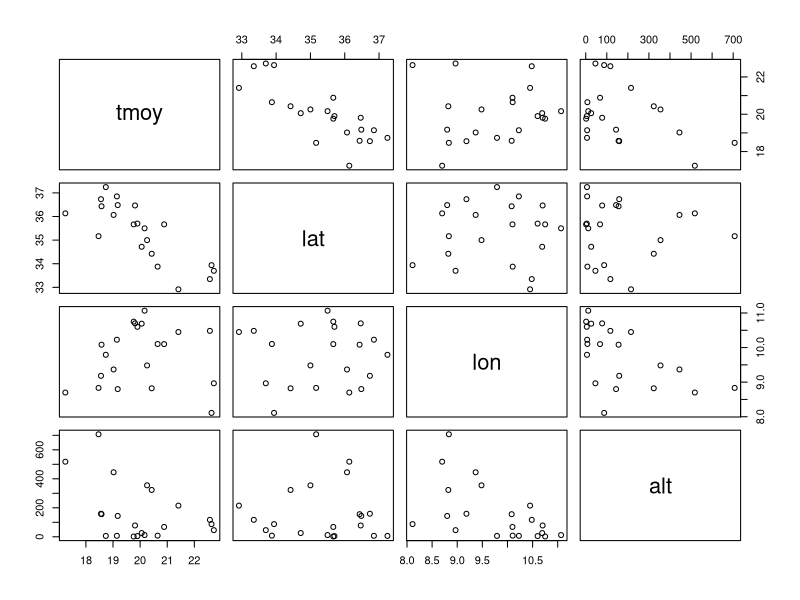
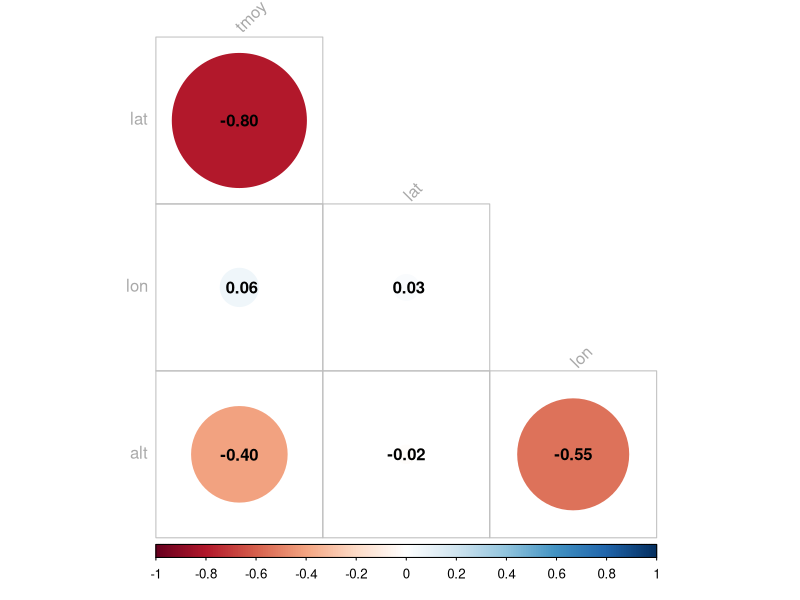

Write the R code that produced these figures, in order.
## ---- chunk 1
# liste des packages nécessaires
liste_packages <- c("knitr", "readxl", "corrplot")
# liste des éventuels packages à installer (= ceux qui ne sont pas déjà installés)
new_packages <- liste_packages[!(liste_packages %in% installed.packages()[,"Package"])]
# s'il y en a, installation 
if(length(new_packages)) install.packages(new_packages)
## ---- chunk 2
# Importantc: définit les options pr défaut
knitr::opts_chunk$set(echo = TRUE,  # n'affiche pas le code R
                      warning = FALSE,
                      message = FALSE)
library(knitr)  # Pour afficher les tableaux avec kable
library(readxl) # Pour importer le fichier Excel
library(corrplot) # Pour visualiser une matrice de corrélation facile à lire
## ---- chunk 3
#| attr-input: "style='font-size: 2em'"
#| attr-output: "style='font-size: 1em'"
#| echo: true
#| output-location: column
# Importe les données
library(readxl)
tab_depart <-read_xlsx(path = "data/TUN-CLIMAT/tun_climat.xlsx",
              sheet = "data")
kable(tab_depart, caption = "Tableau de données")
## ---- chunk 4
#| attr-input: "style='font-size: 2em'"
#| attr-output: "style='font-size: 1em'"
#| echo: true
#| output-location: column
don <- tab_depart[,c("code", "nom", "tmoy", "tmin", "tmax", "prec", "lat", "lon", "alt")]
don_reg <- don[, c("tmoy", "lat","lon","alt")]
## ---- chunk 5
#| attr-input: "style='font-size: 2em'"
#| attr-output: "style='font-size: 1em'"
#| echo: true
#| output-location: column

plot(don_reg)
## ---- chunk 6
#| attr-input: "style='font-size: 2em'"
#| attr-output: "style='font-size: 1em'"
#| echo: true
#| output-location: column
cor(don_reg)
## ---- chunk 7
library(corrplot)
# Ce graphique utilise les données de la matrice de corrélation : cor(don_reg)
corrplot(cor(don_reg), type = "lower", 
         diag=FALSE, tl.col = "dark grey", tl.srt = 45,addCoef.col = TRUE)
